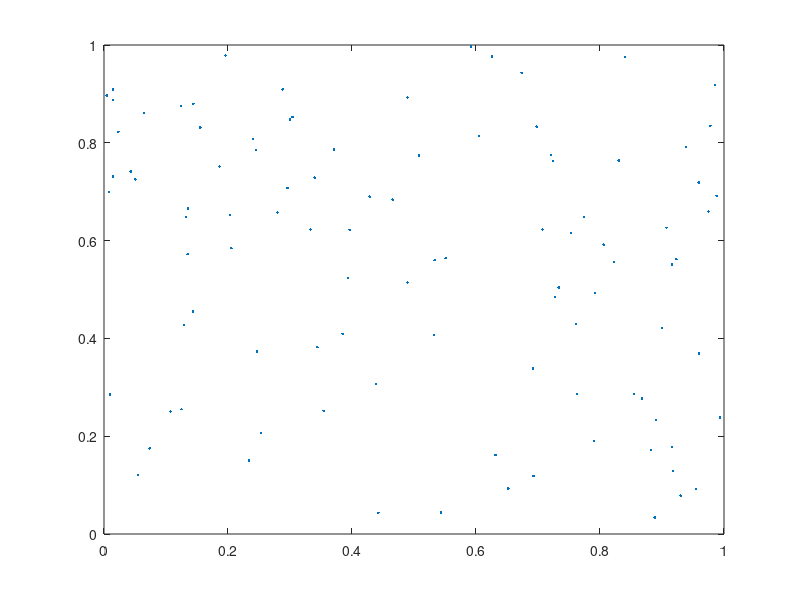

Source code (MATLAB):
% Main execution file

% For the moment, all of the code will be in this file

n_points = 100;

% TODO: load data from a file
points_x = rand(n_points, 1);
points_y = rand(n_points, 1);

% just plot for now
plot(points_x, points_y, '.')
